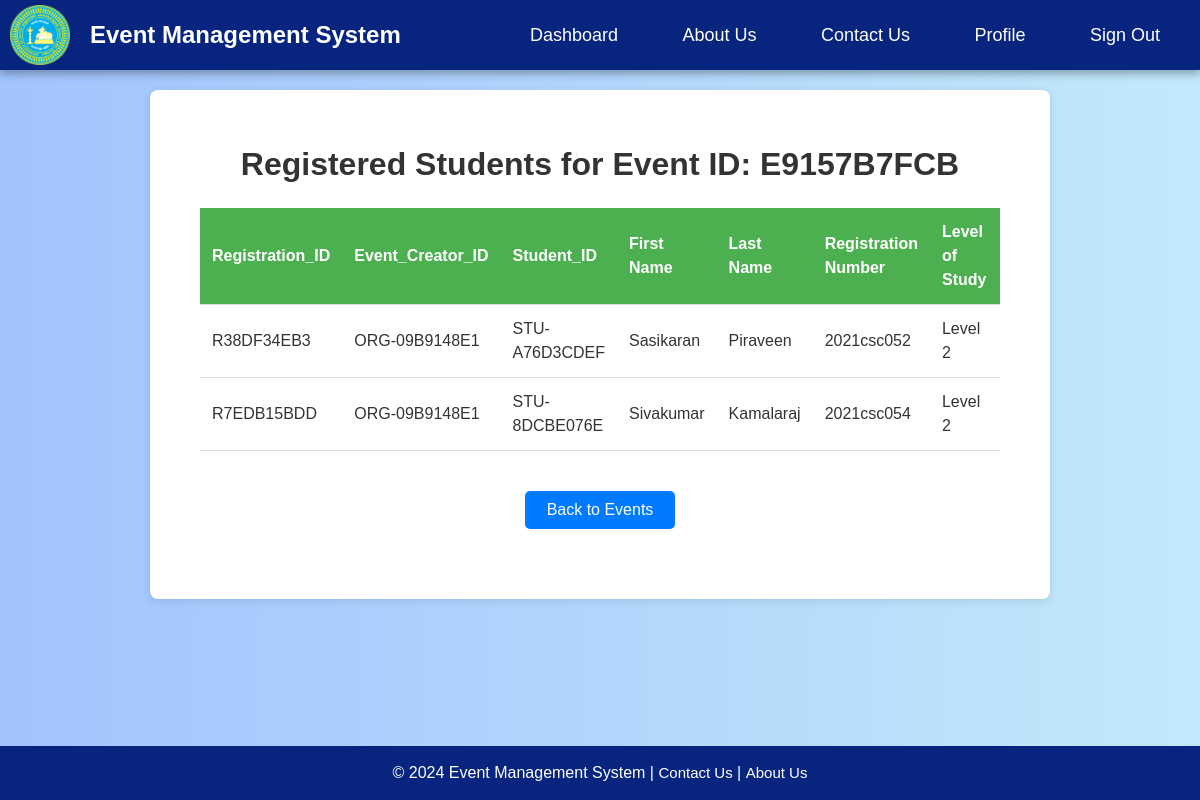
/student-detail.php?id=E9157B7FCB, run on the app's committed database.
### tables this page shows
CREATE TABLE `registration` (
  `registrationID` varchar(20) NOT NULL,
  `eventID` varchar(20) NOT NULL,
  `organizerID` varchar(20) NOT NULL,
  `studentID` varchar(20) NOT NULL,
  `firstName` varchar(100) NOT NULL,
  `lastName` varchar(100) NOT NULL,
  `studentRegNo` varchar(20) NOT NULL,
  `levelOfStudy` varchar(20) NOT NULL,
  `registrationDate` timestamp NOT NULL DEFAULT current_timestamp() ON UPDATE current_timestamp(),
  `approval` varchar(30) NOT NULL
);

### student-detail.php (the view, shortened to what this page needs)
<?php
require_once 'db_connection.php';
$eventId = isset($_GET['id']) ? htmlspecialchars($_GET['id']) : null;
try {
    $stmt = $pdo->prepare("SELECT registrationID, organizerID,studentID, firstName, lastName, studentRegNo, levelOfStudy, registrationDate,approval
                           FROM registration
                           WHERE eventId = :eventId");
    $stmt->bindParam(':eventId', $eventId, PDO::PARAM_STR);
    $stmt->execute();
    $eventRegistrations = $stmt->fetchAll(PDO::FETCH_ASSOC);
} catch (PDOException $e) {
    die("Error fetching registrations: " . $e->getMessage());
}
?>
<!DOCTYPE html>
<html lang="en">
<head>
</head>
<body>
    <nav>
        <div style="display: flex; align-items: center;">
            <img src="image/logo.png" alt="Logo">
            <h1>Event Management System</h1>
        </div>
        <div>
            <a href="organizer-dashboard.php">Dashboard</a>
            <a href="organizer-about.php">About Us</a>
            <a href="organizer-contactUS.php">Contact Us</a>
            <a href="organizer-profile.php">Profile</a>
            <a href="login.php">Sign Out</a>
        </div>
    </nav>
    <div class="container">
        <h1>Registered Students for Event ID: <?php echo htmlspecialchars($eventId); ?></h1>
        <div class="table-responsive">
        <table>
            <thead>
                <tr>
                    <th>Registration_ID</th>
                    <th>Event_Creator_ID</th>
                    <th>Student_ID</th>
                    <th>First Name</th>
                    <th>Last Name</th>
                    <th>Registration Number</th>
                    <th>Level of Study</th>
                </tr>
            </thead>
            <tbody id="studentTableBody">
                <?php if (!empty($eventRegistrations)): ?>
                    <?php foreach ($eventRegistrations as $reg): ?>
                        <tr data-registration-number="<?php echo htmlspecialchars($reg['studentRegNo']); ?>">
                            <td><?php echo htmlspecialchars($reg['registrationID']); ?></td>
                            <td><?php echo htmlspecialchars($reg['organizerID']); ?></td>
                            <td><?php echo htmlspecialchars($reg['studentID']); ?></td>
                            <td><?php echo htmlspecialchars($reg['firstName']); ?></td>
                            <td><?php echo htmlspecialchars($reg['lastName']); ?></td>
                            <td><?php echo htmlspecialchars($reg['studentRegNo']); ?></td>
                            <td><?php echo htmlspecialchars($reg['levelOfStudy']); ?></td>
                        </tr>
                    <?php endforeach; ?>
                <?php else: ?>
                    <tr>
                        <td colspan="9">No students registered for this event.</td>
                    </tr>
                <?php endif; ?>
            </tbody>
        </table>
        </div>
        <button id="backButton" onclick="goBack()">Back to Events</button>
    </div>
    <footer>
        <p>&copy; <?php echo date("Y"); ?> Event Management System | <a href="Organizer-contactUs.php">Contact Us</a> | <a href="Organizer-about.php">About Us</a></p>
    </footer>
</body>
</html>

### student-detail.php (style rules this page uses)
* { margin: 0; padding: 0; box-sizing: border-box; }
body { font-family: Arial, sans-serif; color: #333; background: linear-gradient(to right, #A1C4FD, #C2E9FB); min-height: 100vh; display: flex; flex-direction: column; line-height: 1.5; }
nav { position: sticky; top: 0; z-index: 10; display: flex; justify-content: space-between; align-items: center; background-color: #07257F; color: white; padding: 5px 10px; width: 100%; box-shadow: 0 4px 8px rgba(0, 0, 0, 0.3); }
nav img { height: 60px; width: auto; margin-right: 20px; border-radius: 10px; }
nav h1 { font-size: 1.5em; margin: 0; color: white; }
nav a { color: white; padding: 10px 20px; text-decoration: none; margin: 0 10px; border-radius: 14px; font-size: 18px; transition: background-color 0.3s ease; }
.container { width: 75%; margin: 20px auto; padding: 50px; background: white; border-radius: 8px; box-shadow: 0 2px 10px rgba(0, 0, 0, 0.1); }
h1 { text-align: center; color: #333; }
.table-responsive { overflow-x: auto; max-width: 100%; }
table { width: 100%; max-width: 100%; border-collapse: collapse; margin: 20px auto; table-layout: auto; }
th, td { padding: 12px; text-align: left; border-bottom: 1px solid #ddd; word-wrap: break-word; }
th { background-color: #4CAF50; color: white; }
#backButton { display: block; width: 150px; margin: 20px auto; padding: 10px; background-color: #007BFF; color: white; border: none; border-radius: 5px; cursor: pointer; font-size: 16px; transition: background-color 0.3s; }
footer { background-color: #07257F; color: white; text-align: center; padding: 15px; font-size: 16px; margin-top: auto; position: sticky; bottom: 0; left: 0; width: 100%; }
footer p { color:white; }
footer a { color: white; text-decoration: none; font-size:15px; }

### data on the page
registration: registrationID "R38DF34EB3", organizerID "ORG-09B9148E1", studentID "STU-A76D3CDEF", firstName "Sasikaran", lastName "Piraveen", studentRegNo "2021csc052", levelOfStudy "Level 2"
registration: registrationID "R7EDB15BDD", organizerID "ORG-09B9148E1", studentID "STU-8DCBE076E", firstName "Sivakumar", lastName "Kamalaraj", studentRegNo "2021csc054", levelOfStudy "Level 2"

### other printed values
$eventId "E9157B7FCB"
